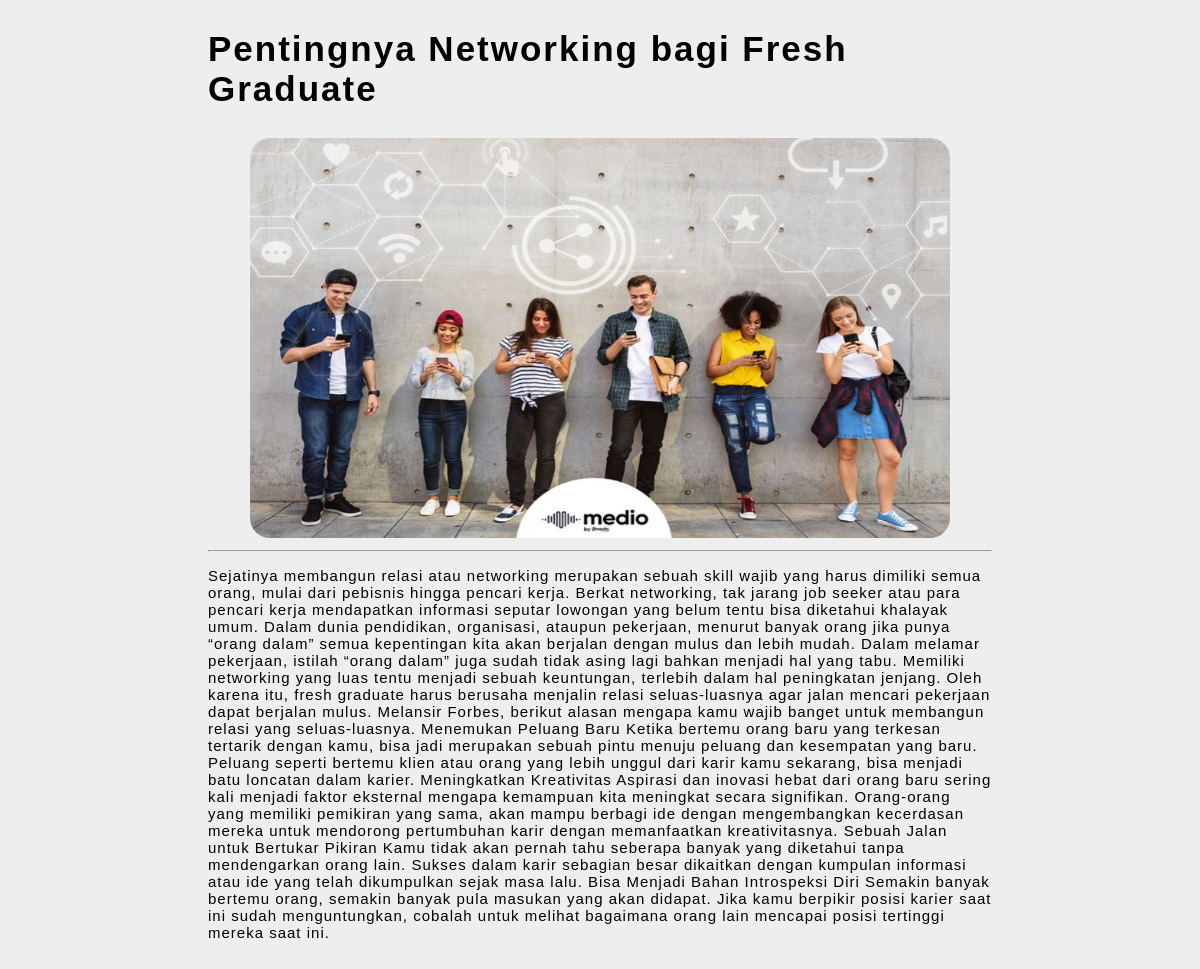
/readBerita.php?id=4, run on the app's committed database.
### tables this page shows
CREATE TABLE `berita` (
  `id` int(11) NOT NULL,
  `judul` varchar(100) NOT NULL,
  `sinopsis` varchar(256) NOT NULL,
  `isiBerita` text NOT NULL,
  `tipe` varchar(20) NOT NULL,
  `gambar` varchar(256) NOT NULL
);

### readBerita.php (the view, shortened to what this page needs)
<!DOCTYPE html>
<html lang="en">
<head>
    <link rel="stylesheet" href="style/readBerita.css">
</head>
<body>
    <?php
    include "koneksi.php";
    $query = "select id, judul, gambar, isiBerita from berita
              where id='" . $mysqli->real_escape_string($_REQUEST["id"]) . "'
              limit 0,1";
    $result = $mysqli->query($query);
    $row = $result->fetch_assoc();
    $judul   = $row["judul"];
    $gambar = $row["gambar"];
    $isiBerita = $row["isiBerita"];
    ?>
    <section id="content">
        <div class="contentBerita">
            <h1><?php echo ("{$judul}"); ?></h1>
            <div class="contentBeritaMedia">
                <img src="<?php echo ("{$gambar}"); ?>" alt="">
            </div>
            <hr>
            <p><?php echo ("{$isiBerita}"); ?></p>
        </div>
        <br>
        <br>
    </section>
</body>
</html>

### style/readBerita.css (style rules this page uses)
body { background-color: #EEEEEE; }
#content { height: 100vh; padding-left: 200px; padding-right: 200px; background-color: #EEEEEE; }
.contentBerita h1 { letter-spacing: 2px; font-size: 35px; font-family: Verdana, sans-serif; }
.contentBeritaMedia { align-items: center; justify-content: center; text-align: center; }
.contentBerita img { height: 400px; width: 700px; border-radius: 20px; }
.contentBerita p { letter-spacing: 1px; font-size: 15px; font-family: Verdana, sans-serif; }

### data on the page
berita: judul "Pentingnya Networking bagi Fresh Graduate", gambar (picture), isiBerita "Sejatinya membangun relasi atau networking merupakan sebuah skill wajib yang harus dimiliki semua orang, mulai dari pebisnis hingga pencari kerja. Berkat networking, tak jarang job seeker atau para pencari kerja mendapatkan informasi seputar lowongan yang belum tentu bisa diketahui khalayak umum. Dalam dunia pendidikan, organisasi, ataupun pekerjaan, menurut banyak orang jika punya “orang dalam” semua kepentingan kita akan berjalan dengan mulus dan lebih mudah. Dalam melamar pekerjaan, istilah “orang dalam” juga sudah tidak asing lagi bahkan menjadi hal yang tabu. Memiliki networking yang luas tentu menjadi sebuah keuntungan, terlebih dalam hal peningkatan jenjang. Oleh karena itu, fresh…"
